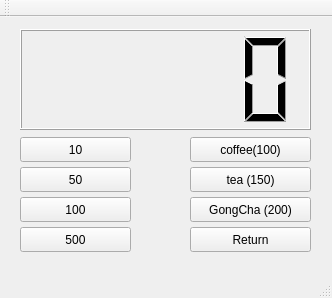
<?xml version="1.0" encoding="UTF-8"?>
<ui version="4.0">
 <class>MainWindow</class>
 <widget class="QMainWindow" name="MainWindow">
  <property name="geometry">
   <rect>
    <x>0</x>
    <y>0</y>
    <width>332</width>
    <height>298</height>
   </rect>
  </property>
  <property name="windowTitle">
   <string>MainWindow</string>
  </property>
  <widget class="QWidget" name="centralWidget">
   <widget class="QLCDNumber" name="lcdNumber">
    <property name="geometry">
     <rect>
      <x>20</x>
      <y>12</y>
      <width>291</width>
      <height>101</height>
     </rect>
    </property>
   </widget>
   <widget class="QPushButton" name="pb10">
    <property name="geometry">
     <rect>
      <x>20</x>
      <y>120</y>
      <width>111</width>
      <height>25</height>
     </rect>
    </property>
    <property name="text">
     <string>10</string>
    </property>
   </widget>
   <widget class="QPushButton" name="pb50">
    <property name="geometry">
     <rect>
      <x>20</x>
      <y>150</y>
      <width>111</width>
      <height>25</height>
     </rect>
    </property>
    <property name="text">
     <string>50</string>
    </property>
   </widget>
   <widget class="QPushButton" name="pb100">
    <property name="geometry">
     <rect>
      <x>20</x>
      <y>180</y>
      <width>111</width>
      <height>25</height>
     </rect>
    </property>
    <property name="text">
     <string>100</string>
    </property>
   </widget>
   <widget class="QPushButton" name="pb500">
    <property name="geometry">
     <rect>
      <x>20</x>
      <y>210</y>
      <width>111</width>
      <height>25</height>
     </rect>
    </property>
    <property name="text">
     <string>500</string>
    </property>
   </widget>
   <widget class="QPushButton" name="pbCoffee">
    <property name="geometry">
     <rect>
      <x>190</x>
      <y>120</y>
      <width>121</width>
      <height>25</height>
     </rect>
    </property>
    <property name="text">
     <string>coffee(100)</string>
    </property>
   </widget>
   <widget class="QPushButton" name="pbTea">
    <property name="geometry">
     <rect>
      <x>190</x>
      <y>150</y>
      <width>121</width>
      <height>25</height>
     </rect>
    </property>
    <property name="text">
     <string>tea (150)</string>
    </property>
   </widget>
   <widget class="QPushButton" name="pbGongCha">
    <property name="geometry">
     <rect>
      <x>190</x>
      <y>180</y>
      <width>121</width>
      <height>25</height>
     </rect>
    </property>
    <property name="text">
     <string>GongCha (200)</string>
    </property>
   </widget>
   <widget class="QPushButton" name="pbReturn">
    <property name="geometry">
     <rect>
      <x>190</x>
      <y>210</y>
      <width>121</width>
      <height>25</height>
     </rect>
    </property>
    <property name="text">
     <string>Return</string>
    </property>
   </widget>
  </widget>
  <widget class="QMenuBar" name="menuBar">
   <property name="geometry">
    <rect>
     <x>0</x>
     <y>0</y>
     <width>332</width>
     <height>22</height>
    </rect>
   </property>
  </widget>
  <widget class="QToolBar" name="mainToolBar">
   <attribute name="toolBarArea">
    <enum>TopToolBarArea</enum>
   </attribute>
   <attribute name="toolBarBreak">
    <bool>false</bool>
   </attribute>
  </widget>
  <widget class="QStatusBar" name="statusBar"/>
 </widget>
 <layoutdefault spacing="6" margin="11"/>
 <resources/>
 <connections/>
</ui>
